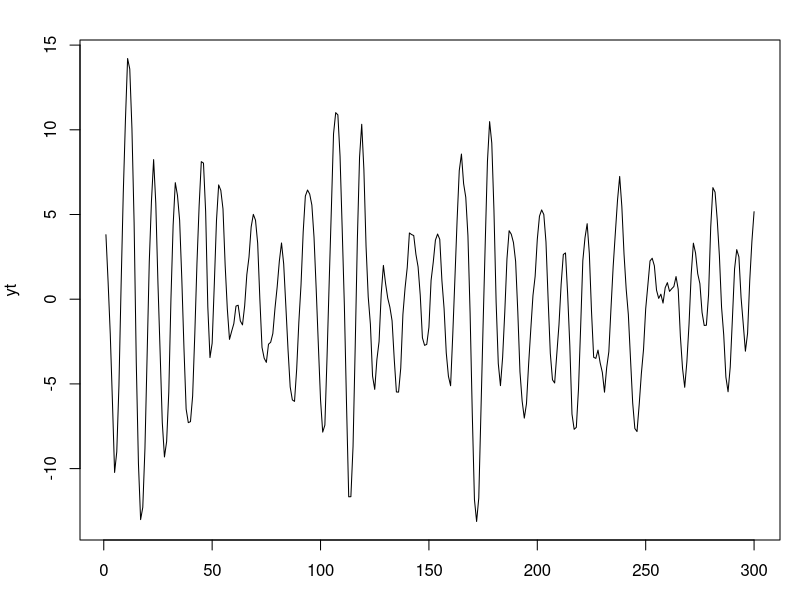
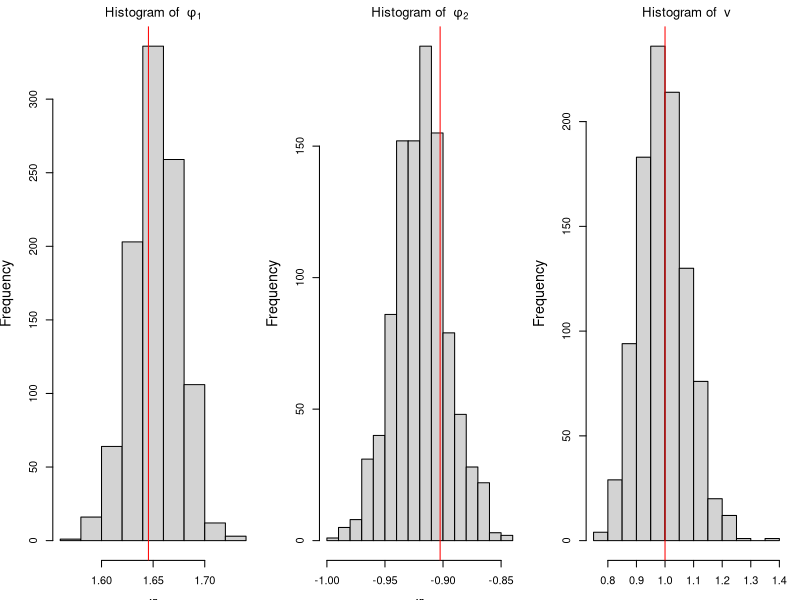

These charts were generated, in order, by the following R code:
## ---- chunk 1
#| label: ar-simulation

set.seed(2021)
r=0.95
lambda=12 
phi=numeric(2) 
phi[1]=2*r*cos(2*pi/lambda) 
phi[2]=-r^2
sd=1 # innovation standard deviation
T=300 # number of time points
# generate stationary AR(2) process
yt=arima.sim(n = T, model = list(ar = phi), sd = sd) 
par(mfrow=c(1,1), mar = c(3, 4, 2, 1) )
plot(yt)

## Case 1: Conditional likelihood
p=2
y=rev(yt[(p+1):T]) # response
X=t(matrix(yt[rev(rep((1:p),T-p)+rep((0:(T-p-1)),rep(p,T-p)))],p,T-p));
XtX=t(X)%*%X
XtX_inv=solve(XtX)
phi_MLE=XtX_inv%*%t(X)%*%y # MLE for phi
s2=sum((y - X%*%phi_MLE)^2)/(length(y) - p) #unbiased estimate for v

cat("\n MLE of conditional likelihood for phi: ", phi_MLE, "\n",
    "Estimate for v: ", s2, "\n")
    
#####################################################################################
##  AR(2) case 
### Posterior inference, conditional likelihood + reference prior via 
### direct sampling                 
#####################################################################################

n_sample=1000 # posterior sample size
library(MASS)

## step 1: sample v from inverse gamma distribution
v_sample=1/rgamma(n_sample, (T-2*p)/2, sum((y-X%*%phi_MLE)^2)/2)

## step 2: sample phi conditional on v from normal distribution
phi_sample=matrix(0, nrow = n_sample, ncol = p)
for(i in 1:n_sample){
  phi_sample[i, ]=mvrnorm(1,phi_MLE,Sigma=v_sample[i]*XtX_inv)
}

## plot histogram of posterior samples of phi and nu
par(mfrow = c(1, 3),  mar = c(3, 4, 2, 1), cex.lab = 1.3)
for(i in 1:2){
  hist(phi_sample[, i], xlab = bquote(phi), 
       main = bquote("Histogram of "~phi[.(i)]))
  abline(v = phi[i], col = 'red')
}

hist(v_sample, xlab = bquote(nu), main = bquote("Histogram of "~v))
abline(v = sd, col = 'red')

